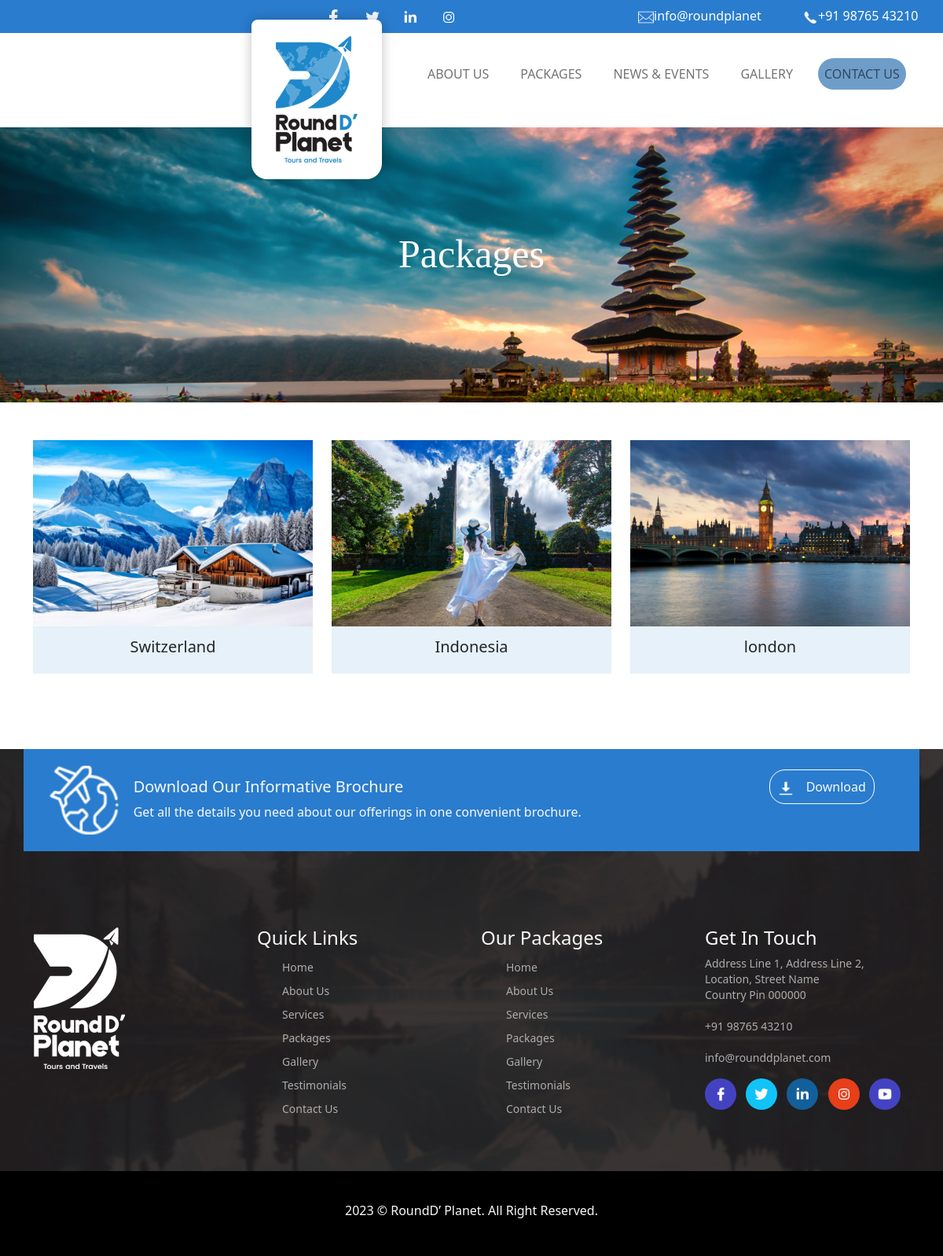
/packages/, run on an earlier commit of the app's database.
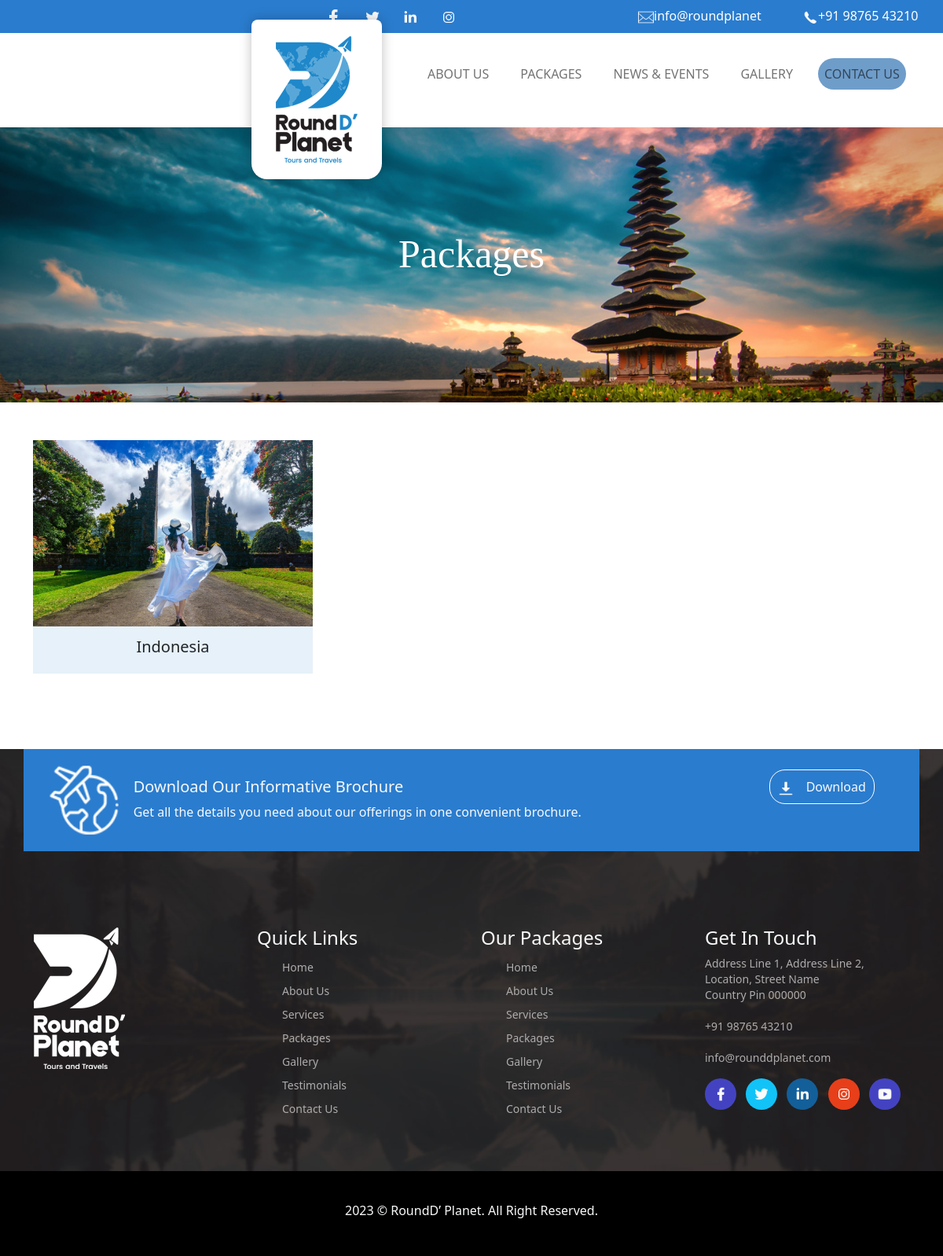
And on a later commit of the database.
### tourism/models.py (models this page shows, shortened)
class Package(models.Model):
    name=models.CharField(max_length=255)
    image = models.ImageField(upload_to='img')

### tourism/views.py (the view)
# urls.py: path('packages/',views.packages,name='package'),
def packages(request):
    context={}
    obj=Package.objects.all()
    context['obj']=obj
    return render(request,'packages.html',context)

### tourism/templates/packages.html (shortened to what this page needs)
{% load static %}
<!DOCTYPE html>
<html lang="en">
<head>
    <link href="https://cdn.jsdelivr.net/npm/bootstrap@5.1.3/dist/css/bootstrap.min.css" rel="stylesheet">
    <link rel="stylesheet" href="{% static 'css/packages.css' %}">
    <link rel="stylesheet" href="https://cdnjs.cloudflare.com/ajax/libs/font-awesome/4.7.0/css/font-awesome.min.css">
 </head>
 <body>
    <div class="container-fluid r1">
        <div class="row pt-2 pb-2">
            <div class="col-lg-4 col-md-4 col-sm-4"></div>
            <div class="col-lg-4 col-md-4 col-sm-4">
                <a href=""><img src="{% static 'images/icon-facebook.png' %}" alt="" class="=i1"></a>
                <a href=""><img src="{% static 'images/icon-twitter.png' %}" alt="" class="i1 ms-4"></a>
                <a href=""><img src="{% static 'images/icon-linkedin.png' %}" alt="" class="i1 ms-4"></a>
                <a href=""><img src="{% static 'images/icon-instagram.png' %}" alt="" class="i1 ms-4"></a>
            </div>
            <div class="col-lg-4 col-md-4 col-sm-4">
                <a href="" class="a1"><img src="{% static 'images/icon-message.png' %}" alt="" class="i1">info@roundplanet</a>
                <a href="" class="a1"><img src="{% static 'images/icon-call.png' %}" alt="" class="i1 ms-5">+91 98765 43210</a>
            </div>
        </div>
    </div>
      <div class="container-fluid">
        <div class="row bg-white">
            <div class="col-lg-5 col-md-5 col-sm-5">
                <a href="{% url 'index' %}"><img src="{% static 'images/logo.png' %}" alt="" class="logo"></a>
            </div>
            <div class="col-lg col-md col-sm mt-4 mb-3">
              <nav class="navbar navbar-expand-lg navbar-light">
                <div class="container-fluid">
                  <div class="collapse navbar-collapse" id="navbarSupportedContent">
                    <ul class="navbar-nav me-auto mb-2 mb-lg-0">
                      <li>
                        <a class="nav-link l2" aria-current="page" href="about">ABOUT US</a>
                      </li>
                      <li>
                        <a class="nav-link  ms-4" aria-current="page" href="packages">PACKAGES</a>
                      </li>
                      <li>
                        <a class="nav-link l2 ms-4" aria-current="page" href="news">NEWS & EVENTS</a>
                      </li>
                      <li>
                        <a class="nav-link l2 ms-4" aria-current="page" href="gallery">GALLERY</a>
                      </li>
                      <li>
                        <a class="nav-link l3 ms-4" aria-current="page" href="contact">CONTACT US</a>
                      </li>
                    </ul>
                  </div>
                </div>
              </nav>
            </div>
        </div>
    </div>
    <div class="c mt-4">
        <div class="row">
            <div class="col-lg col-md col-sm">
              <div class=" d2 mt-4">Packages</div>
            </div>
        </div>
    </div>
    <div class="container">
        <div class="row pt-5 pb-5">
          {%for i in obj %}
              <div class="col-lg-4 col-md-4 col-sm-4 " >
                <a  href=""  class="tour-package-item tour-location-item">
                  <div class="wrapper">
                    <a href="{% url 'subpack' i.id %}"> <img class="w-100 overla "  src="{{i.image.url}}" alt="{{i.image}}">
                   </a>
                 </div>
                 <div class="box">
                   <h5 class="text-center">{{i.name}}</h5>
                 </div>
               </a>
            </div>
            {% endfor %}
    </div>
 </div>
  <div class="footer mt-5">
    <div class="container">
        <div class="row rtwo">
            <div class="col-lg-1 col-md-1 col-sm-1">
               <img src="{% static 'images/icon1.png' %}" alt="" class="imageicon">
            </div>
            <div class="col-lg col-md col-sm mt-3 ms-3 text-light">
                <h5>Download Our Informative Brochure</h5>
                <p>Get all the details you need about our offerings in one convenient brochure.</p>
            </div>
            <div class="col-lg-2 col-md-2 col-sm-2 mt-3">
                <a href="" class="href1"><img src="{% static 'images/icon-download.png' %}" alt="" class="icon-download"><span class="ms-3 text-light">Download</span></a>
            </div>
        </div>
        <div class="row mt-5 mb-5">
            <div class="col-lg col-md col-sm mt-5">
                <img src="{% static 'images/logo1.png' %}" alt="" class="w-30">
            </div>
            <div class="col-lg col-md col-sm mt-5">
                <h4 class="text-light">Quick Links</h4>
                <ul class="ul">
                    <li><a href="" class="li">Home</a></li>
                    <li><a href="" class="li">About Us</a></li>
                    <li><a href="" class="li">Services</a></li>
                    <li><a href="" class="li">Packages</a></li>
                    <li><a href="" class="li">Gallery</a></li>
                    <li><a href="" class="li">Testimonials</a></li>
                    <li><a href="" class="li">Contact Us</a></li>
                </ul>
            </div>
            <div class="col-lg col-md col-sm mt-5">
                <h4 class="text-light">Our Packages</h4>
                <ul class="ul">
                    <li><a href="" class="li">Home</a></li>
                    <li><a href="" class="li">About Us</a></li>
                    <li><a href="" class="li">Services</a></li>
                    <li><a href="" class="li">Packages</a></li>
                    <li><a href="" class="li">Gallery</a></li>
                    <li><a href="" class="li">Testimonials</a></li>
                    <li><a href="" class="li">Contact Us</a></li>
                </ul>
            </div>
            <div class="col-lg col-md col-sm mt-5">
                <h4 class="text-light">Get In Touch</h4>
                <p class="para2">
                    Address Line 1, Address Line 2,<br>
                    Location, Street Name <br>
                    Country Pin 000000
                    <br><br>
                    <a href="" class="href2"> +91 98765 43210 </a>
                    <br><br>
                    <a href="" class="href2">info@rounddplanet.com</a>
                </p>
                <div class="col-lg col-md col-sm">
                  <a href=""><img src="{% static 'images/icon-facebook.png' %}" alt="" class="icons1"></a>
                  <a href=""><img src="{% static 'images/icon-twitter.png' %}" alt="" class="icons2 ms-2"></a>
                  <a href=""><img src="{% static 'images/icon-linkedin.png' %}" alt="" class="icons3 ms-2"></a>
                  <a href=""><img src="{% static 'images/icon-instagram.png' %}" alt="" class="icons4 ms-2"></a>
                  <a href=""><img src="{% static 'images/icons-youtube.png' %}" alt="" class="icons5 ms-2"></a>
                </div>
            </div>
        </div>
    </div>
    <div class="para3 text-light text-center">
        <p class="mt-2">2023 © RoundD’ Planet. All Right Reserved.</p>
    </div>
</div>
</body>
</html>

### static/css/packages.css (style rules this page uses)
body { overflow-x: hidden; }
.r1 { background-color: rgb(42, 124, 206); position: relative; }
.i1 { width: 20px; }
a.a1 { color:white; text-decoration: none; }
.logo { left:20em; top:25px; z-index: 100; position: absolute; background-color: white; border-radius: 20px; border-top-left-radius: 20px; border-top-right-radius: 20px; border-top-left-radius: 8px; border-top-right-radius: 8px; padding: 20px 30px; display: inline-block; box-shadow: 0px 0px 15px 0px rgba(0,0,0,0.25); }
a.l2 { border-radius: 20px; color: black; }
a.l3 { border-radius: 20px; background-color: rgb(111, 157, 202); color: white; }
.c { background-image: url(../images//background-03.jpg); background-size:cover; background-repeat: no-repeat; height: 350px; overflow: hidden; position: relative; }
.d2 { color:white; font-size: 50px; text-align: center; padding-top: 100px; font-family: 'Playfair Display', serif }
.wrapper { position: relative; width: 100%; background: radial-gradient(#111 50%, #000 100%); overflow: hidden; cursor: pointer; }
.wrapper img { transform: scale(1.3); transition: 0.3s ease-out; }
.box { width: 100%; height: 60px; display: flex; background-color: #e6f1f9; justify-content: center; align-items: center; position: relative; }
.tour-package-item { text-decoration: none; color: black; }
.footer { background-image: url(../images/background2.jpg); background-size: cover; height: 590px; }
.rtwo { background-color: rgb(42, 124, 206) ; padding: 20px; }
.imageicon { width: 90px; height: 90px; }
.icon-download { width: 20px; }
.href1 { border: 1px solid white; border-radius: 20px; padding: 10px; text-decoration: none; }
.ul { list-style: none; font-size: 14px; line-height: 30px; }
.li { text-decoration: none; color: rgb(175, 172, 172); }
.para2 { color: rgb(175, 172, 172); font-size: 14px; line-height: 20px; }
a.href2 { color: rgb(175, 172, 172); font-size: 14px; line-height: 20px; text-decoration: none; }
.icons1 { width: 40px; border-radius: 50%; background-color: rgb(67, 67, 194); padding: 10px; }
.icons2 { width: 40px; border-radius: 50%; background-color: rgb(18, 195, 248); padding: 10px; }
.icons3 { width: 40px; border-radius: 50%; background-color: rgb(19, 95, 154); padding: 10px; }
.icons4 { width: 40px; border-radius: 50%; background-color: rgb(231, 63, 26); padding: 10px; }
.icons5 { width: 40px; border-radius: 50%; background-color: rgb(67, 67, 194); padding: 10px; }
.para3 { background-color: black; padding: 30px; }

What changed in the data, as far as the page shows it:
removed Package: image (picture), name "Switzerland"
removed Package: image (picture), name "london"
